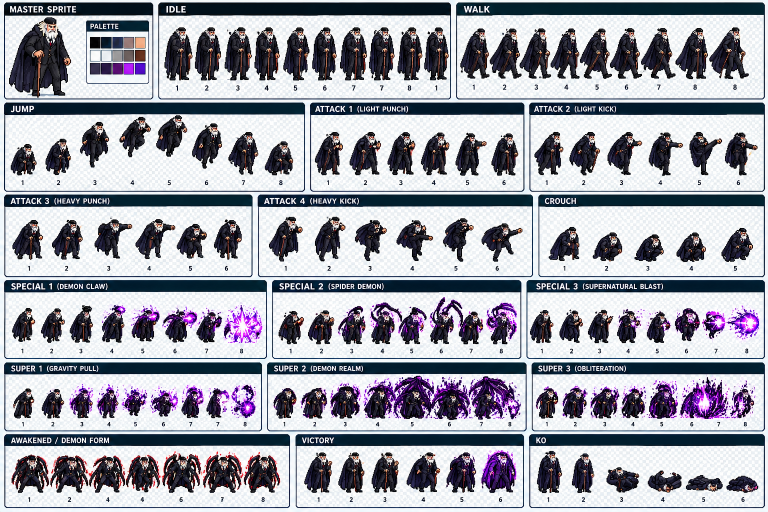
#> input picture ChatGPT Image Sep 13, 2026, 07_09_56 PM.png, 1536 x 1024 px (shown at 1/2 size)
$ python ingest_sprite.py --input '../ChatGPT Image Sep 13, 2026, 07_09_56 PM.png'
#> lines starting #> are read from the running program, lines starting #| are printed output that depends on the picture; after the words box and inside, x2 and y2 are one past the last pixel; in counts of white or black regions, pixels touching at a corner belong together
#> in main, src is the input picture: PIL image 1536x1024 RGB; mean R, G, B 160.5, 162.1, 171.5
#!/usr/bin/env python3
"""
ingest_sprite.py - Convert the user's Saturn sprite into the character's full
sprite set (body frames + effects), palettes, and manifest, then rebuild
Saturn.sff.

WHAT IT DOES
  * Loads a source image (single full-body render OR a sprite sheet).
  * Auto-removes a solid background if the image has no alpha (flood-fill from
    the borders), preserving transparency otherwise.
  * Detects single vs. sheet (aspect ratio / disconnected blobs) with manual
    --cols/--rows overrides.
  * Normalizes every frame onto the fixed body canvas (128x168, axis 64,160)
    so frames never jitter. Pixel art is NEVER upscaled with blurry
    interpolation (NEAREST for upscale, LANCZOS for downscale only).
  * Derives the full animation frame set from the supplied art. Frames that are
    simple transforms of the source (idle bob, crouch, jump, guard, hurt) are
    marked kind=derived. Attack/special frames add an original effect overlay
    and are marked placeholder=true so they can be replaced with real keyframes
    later. Nothing is silently fabricated.
  * Builds a 256-color indexed palette from the sprite + a fixed effect ramp,
    then three alternate palettes (gloom / void / elder).
  * Writes chars/Saturn/_build/sprites/{0_0..0_82,100_0..100_10}.png + manifest.json
    + preview.png, then calls tools/build_sff.py.

USAGE
    python3 tools/ingest_sprite.py --input path/to/saturn.png [options]

OPTIONS
    --input PATH      source sprite or sprite sheet (required)
    --mode auto|single|sheet   frame layout (default: auto)
    --cols N          grid columns for a sheet (overrides auto-detect)
    --rows N          grid rows for a sheet
    --canvas WxH      body canvas size (default 128x168)
    --axis X,Y        feet-center axis (default 64,160)
    --no-build        write sprites but do NOT rebuild Saturn.sff
    --preview         also write preview.png
"""

import argparse
import io
import json
import os
import sys

import numpy as np
from PIL import Image, ImageDraw

ROOT = os.path.dirname(os.path.dirname(os.path.abspath(__file__)))
OUT_DIR = os.path.join(ROOT, "chars", "Saturn", "_build", "sprites")
SFF_TOOL = os.path.join(ROOT, "tools", "build_sff.py")

# ---------------------------------------------------------------------------
# Canonical pose numbering (must match chars/Saturn/Saturn.air)
# ---------------------------------------------------------------------------
# Each entry: (group, index) -> recipe. Recipes:
#   "idle"  : base frame, untouched
#   "bob"   : base shifted down 1 px (breathing)
#   "walk_a": base leaned back  2 deg
#   "walk_b": base leaned fwd   2 deg
#   "crouch": base squashed vertically
#   "jump"  : base lifted
#   "fall"  : base dropped
#   "guard" : base leaned back 3 deg
#   "hurt"  : base leaned fwd + red tint
#   "hurt_c": squash + red tint
#   "lie"   : squash to a prone block (placeholder)
#   "atk"   : base leaned fwd + claw streak overlay (placeholder attack)
#   "atk_c" : crouch + claw overlay
#   "atk_a" : air (lifted) + claw overlay
#   "sp_orb" / "sp_ring" / "sp_beam" / "sp_burst" / "sp_field" : base + big fx
#   "aura"  : base + violet aura tint (awakened)
#   "trans" : base + bright aura
BODY_POSES = {
    (0, 0):   "idle",
    (0, 1):   "bob",
    (0, 2):   "walk_a",
    (0, 3):   "walk_b",
    (0, 4):   "crouch",
    (0, 5):   "jump",
    (0, 6):   "fall",
    (0, 8):   "guard",
    (0, 10):  "hurt",
    (0, 11):  "hurt_c",
    (0, 12):  "hurt",
    (0, 13):  "lie",
    (0, 20):  "atk",
    (0, 21):  "atk",
    (0, 22):  "atk",
    (0, 23):  "atk",
    (0, 24):  "atk",
    (0, 25):  "atk",
    (0, 26):  "atk",
    (0, 30):  "atk_c",
    (0, 31):  "atk_c",
    (0, 32):  "atk_c",
    (0, 40):  "atk_a",
    (0, 41):  "atk_a",
    (0, 42):  "atk_a",
    (0, 50):  "idle",
    (0, 51):  "idle",
    (0, 52):  "walk_a",
    (0, 60):  "sp_claw",
    (0, 61):  "sp_ring",
    (0, 62):  "sp_field",
    (0, 63):  "sp_burst",
    (0, 64):  "sp_burst",
    (0, 65):  "sp_claw",
    (0, 70):  "sp_beam",
    (0, 71):  "sp_claw",
    (0, 72):  "sp_field",
    (0, 73):  "sp_field",
    (0, 80):  "aura",
    (0, 81):  "aura",
    (0, 82):  "trans",
}

# Effect ramp indices (fixed tail of the 256-color palette). VFX are drawn using
# ONLY these colors so they survive palette quantization exactly.
FX_BASE = 200            # indices 200..255 are the effect ramp (56 colors)
FX_RAMP = [
    # white -> violet -> magenta -> red -> gold, used by the effect painters
    (255, 255, 255), (238, 236, 255), (214, 200, 255), (186, 160, 255),
    (160, 124, 255), (136, 92, 244), (118, 66, 226), (104, 48, 200),
    (92, 34, 168), (80, 24, 138), (66, 16, 108), (52, 10, 82),
    (255, 150, 150), (236, 96, 96), (206, 48, 52), (172, 28, 34),
    (140, 20, 26), (108, 14, 20), (255, 200, 110), (244, 170, 70),
    (222, 138, 44), (188, 106, 30), (152, 80, 22),
]


# ---------------------------------------------------------------------------
# Image helpers
# ---------------------------------------------------------------------------
def _resize(img, size):
    """NEAREST for upscale, LANCZOS for downscale (no blurry pixel art)."""
    w, h = size
    if w >= img.width and h >= img.height:
        return img.resize((w, h), Image.NEAREST)
    return img.resize((w, h), Image.LANCZOS)


def remove_background(img):
    """If the image has opaque borders, flood-fill a solid background to
    transparent. Returns an RGBA image."""
    img = img.convert("RGBA")
    a = np.array(img)
    if a[..., 3].min() > 0:
        # fully opaque: treat the border color as background
        bg = tuple(a[0, 0, :3])
#> bg = (237, 247, 251)
        img = img.convert("RGB")
        # build a mask of "close to bg" pixels via numpy
        rgb = np.array(img).astype(int)
        dist = np.abs(rgb - np.array(bg)).sum(axis=2)
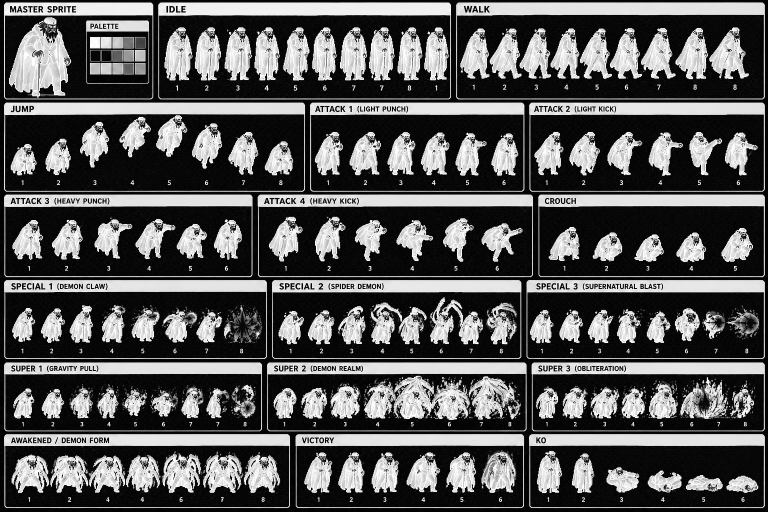
#> dist: shape (1024, 1536) int64 (shown at 1/2 size); min 0, max 735, mean 253.2; drawn with min black and max white
        mask = dist < 30
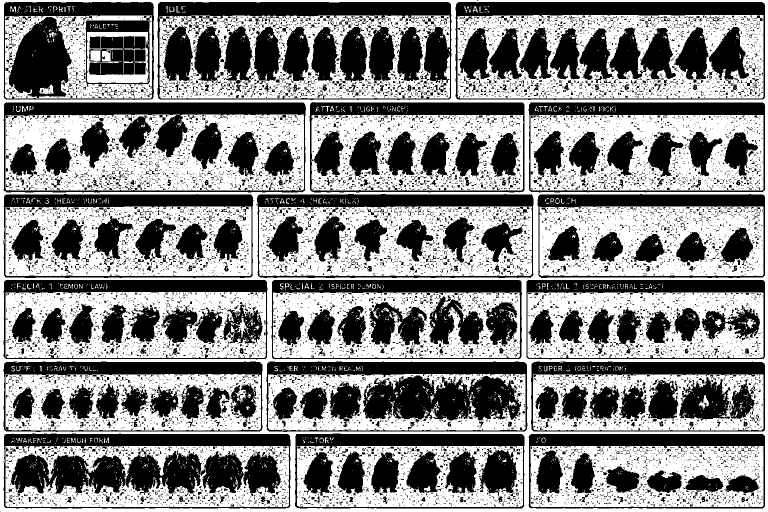
#> mask: shape (1024, 1536) bool (shown at 1/2 size); 52.2% white; 16411 black regions (15641 under 20 px), largest, box (x1, y1, x2, y2) and area: (315, 4, 903, 200) 22670, (20, 897, 404, 991) 21113, (7, 205, 612, 385) 20637
        out = np.array(img.convert("RGBA"))
        # flood fill from borders through the mask so interior bg-colored
        # pixels (e.g. between limbs) are preserved unless connected to border
        from collections import deque
        h, w = mask.shape
        seen = np.zeros((h, w), bool)
        dq = deque()
        for x in range(w):
            if mask[0, x] and not seen[0, x]:
                seen[0, x] = True; dq.append((0, x))
            if mask[h-1, x] and not seen[h-1, x]:
                seen[h-1, x] = True; dq.append((h-1, x))
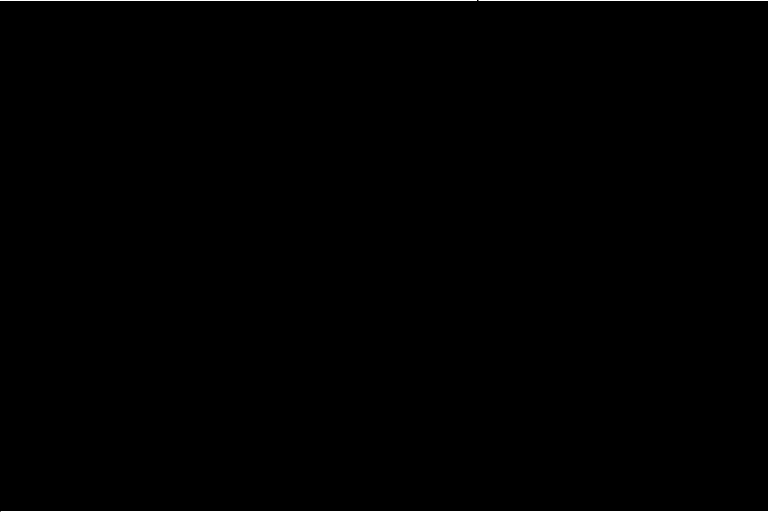
#> seen: shape (1024, 1536) bool (shown at 1/2 size); 0.2% white in thin lines or dots
        for y in range(h):
            if mask[y, 0] and not seen[y, 0]:
                seen[y, 0] = True; dq.append((y, 0))
            if mask[y, w-1] and not seen[y, w-1]:
                seen[y, w-1] = True; dq.append((y, w-1))
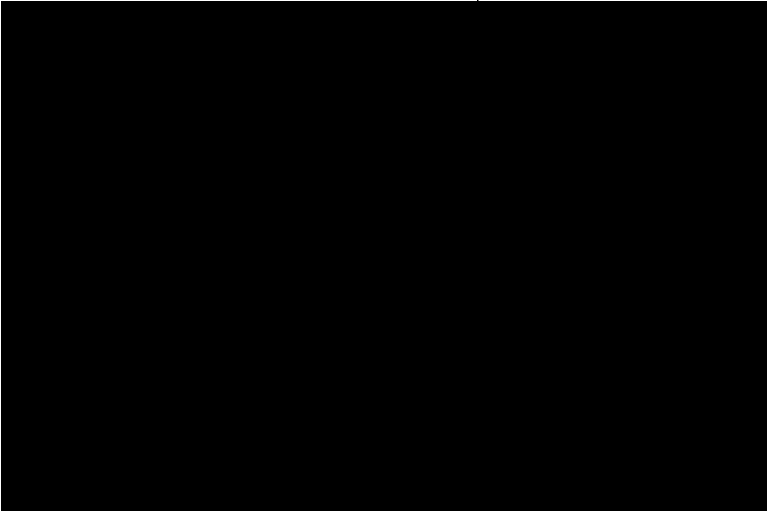
#> seen: shape (1024, 1536) bool (shown at 1/2 size); 0.33% white in thin lines or dots
        while dq:
            y, x = dq.popleft()
            for ny, nx in ((y-1, x), (y+1, x), (y, x-1), (y, x+1)):
                if 0 <= ny < h and 0 <= nx < w and mask[ny, nx] and not seen[ny, nx]:
                    seen[ny, nx] = True
                    dq.append((ny, nx))
#> this loop made 91613 passes
#> (y, x) on passes 1 to 3: (0, 0), (0, 1), (1023, 1)
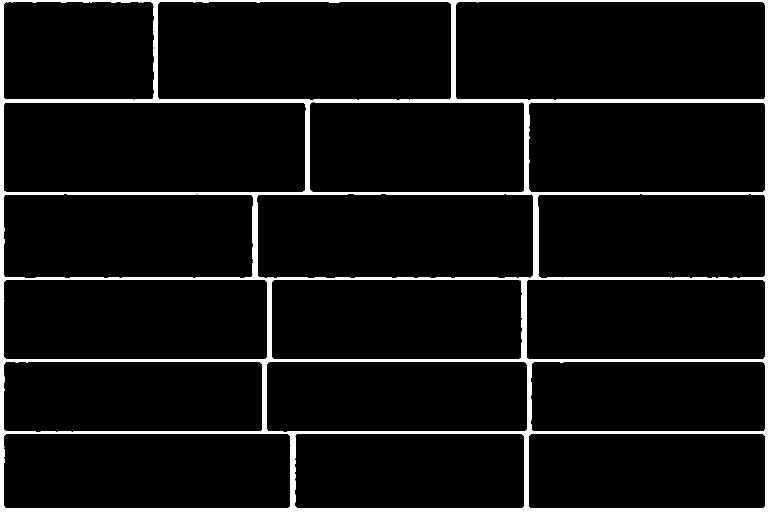
#> seen: shape (1024, 1536) bool (shown at 1/2 size); 5.8% white; 1 white region, box (x1, y1, x2, y2) and area: (0, 0, 1536, 1024) 91613
        out[seen, 3] = 0
#> out: shape (1024, 1536, 4); mean R, G, B, A 160.5, 162.1, 171.5, 240.1
        return Image.fromarray(out)
    return img


def content_bbox(img):
    a = np.array(img)
    if a.shape[-1] == 4:
        ys, xs = np.where(a[..., 3] > 8)
    else:
        ys, xs = np.where(a.any(axis=2))
    if len(xs) == 0:
        return (0, 0, img.width, img.height)
    return (xs.min(), ys.min(), xs.max() + 1, ys.max() + 1)


def trim(img, pad=2):
    x0, y0, x1, y1 = content_bbox(img)
    x0 = max(0, x0 - pad); y0 = max(0, y0 - pad)
    x1 = min(img.width, x1 + pad); y1 = min(img.height, y1 + pad)
    return img.crop((x0, y0, x1, y1))


# ---------------------------------------------------------------------------
# Palette construction
# ---------------------------------------------------------------------------
def build_palettes(base_rgba):
    """Returns (palette_pil, palettes) where palettes maps name -> 256-entry
    [r,g,b] lists and palette_pil is a PIL P-mode palette image (used to map
    RGBA sprites to indices)."""
    a = np.array(base_rgba)
    opaque = a[..., 3] > 128
    if not opaque.any():
        raise SystemExit("error: source sprite has no opaque pixels")
    colors = a[opaque][:, :3]
    # quantize to at most (FX_BASE - 1) colors so indices 0..199 hold body colors
    from PIL import Image as _I
    rgb_img = Image.fromarray(np.where(opaque[..., None], a[..., :3], 0).astype(np.uint8))
    q = rgb_img.quantize(colors=FX_BASE - 1, method=Image.MEDIANCUT, dither=Image.NONE)
    qpal = q.getpalette()
    ncols = len(qpal) // 3
    body_colors = [tuple(qpal[i*3:i*3+3]) for i in range(ncols)]

    full = [(0, 0, 0)] + body_colors
    while len(full) < FX_BASE:
        full.append((0, 0, 0))
    full += FX_RAMP
    while len(full) < 256:
        full.append((0, 0, 0))
    full = full[:256]

    # build a PIL palette image for mapping
    pal_bytes = bytearray()
    for r, g, b in full:
        pal_bytes += bytes((r, g, b))
    pal_img = Image.new("P", (1, 1))
    pal_img.putpalette(pal_bytes)

    # map helper: RGBA -> P index (transparent -> 0)
    body_lookup = {c: i + 1 for i, c in enumerate(body_colors)}
    fx_lookup = {c: FX_BASE + i for i, c in enumerate(FX_RAMP)}

    def to_indexed(rgba):
        arr = np.array(rgba)
        h, w = arr.shape[:2]
        idx = np.zeros((h, w), dtype=np.uint8)
        opaque = arr[..., 3] > 128
        rgb = arr[opaque][:, :3]
        keys = np.array(list(body_lookup.keys()) + list(fx_lookup.keys()), dtype=np.int32)
        vals = np.array(list(body_lookup.values()) + list(fx_lookup.values()), dtype=np.uint8)
        # nearest color match among known palette colors (exact for body quant
        # colors and FX ramp colors)
        if len(rgb):
            # vectorized nearest via distance
            dist = np.abs(keys[None, :, :].astype(np.int32) - rgb[:, None, :].astype(np.int32)).sum(axis=2)
            mapped = vals[np.argmin(dist, axis=1)]
            idx[opaque] = mapped
        return Image.fromarray(idx, mode="P"), pal_img

    # recolor helper
    def recolor(transform):
        out = list(full)
        for i in range(1, FX_BASE):
            out[i] = transform(out[i])
        return out

    palettes = {
        "default": full,
        "gloom": recolor(lambda c: (int(c[0]*0.7), int(c[1]*0.72), int(c[2]*0.85))),
        "void": recolor(lambda c: (min(255, int(c[0]*0.85 + 18)), int(c[1]*0.65), min(255, int(c[2]*1.15)))),
        "elder": recolor(lambda c: (min(255, int(c[0]*1.10)), int(c[1]*0.95), int(c[2]*0.7))),
    }
    return to_indexed, pal_img, palettes


# ---------------------------------------------------------------------------
# Transform recipes (operate on RGBA; final save maps through the palette)
# ---------------------------------------------------------------------------
def _tint(img, mul):
    a = np.array(img)
    out = a.copy()
    out[..., :3] = (out[..., :3].astype(np.int32) * np.array(mul) // 255).astype(np.uint8)
    return Image.fromarray(out)


def _lean(img, deg):
    return img.rotate(-deg, resample=Image.NEAREST, expand=True)


def _squash(img, factor):
    w, h = img.size
    return img.resize((w, max(1, int(h * factor))), Image.NEAREST)


def _lift(img, dy):
    w, h = img.size
    out = Image.new("RGBA", (w, h + abs(dy) * 2), (0, 0, 0, 0))
    out.paste(img, (0, abs(dy) * 2 + dy if dy < 0 else dy))
    return out


def _draw_streak(img, color, dx=0, dy=0):
    """Overlay 3 claw streaks pointing right (attack direction)."""
    d = ImageDraw.Draw(img)
    w, h = img.size
    cx = int(w * 0.62) + dx
    cy = int(h * 0.42) + dy
    for i, ln in enumerate((int(w*0.30), int(w*0.24), int(w*0.18))):
        d.line([cx, cy, cx + ln, cy - int(ln*0.45) - i*8], fill=color + (255,), width=3 + i)
    return img


def _draw_ring(img, color, r=None):
    d = ImageDraw.Draw(img)
    w, h = img.size
    cx, cy = int(w*0.5), int(h*0.62)
    r = r or int(w*0.34)
    d.ellipse([cx-r, cy-r//2, cx+r, cy+r//2], outline=color + (255,), width=4)
    return img


def _draw_orb(img, color, r=None):
    d = ImageDraw.Draw(img)
    w, h = img.size
    cx, cy = int(w*0.5), int(h*0.35)
    r = r or int(w*0.20)
    d.ellipse([cx-r, cy-r, cx+r, cy+r], fill=color + (200,))
    return img


def _draw_beam(img, color):
    d = ImageDraw.Draw(img)
    w, h = img.size
    d.polygon([(int(w*0.4), int(h*0.30)), (w, int(h*0.40)),
               (w, int(h*0.46)), (int(w*0.4), int(h*0.36))], fill=color + (220,))
    return img


# ---------------------------------------------------------------------------
# Frame derivation
# ---------------------------------------------------------------------------
def derive_frame(base, recipe):
    """Apply a recipe transform to the base RGBA sprite; returns RGBA + label."""
    if recipe == "idle":
        return base, "derived"
    if recipe == "bob":
        return _lift(base, 1), "derived"
    if recipe == "walk_a":
        return _lean(base, -2), "derived"
    if recipe == "walk_b":
        return _lean(base, 2), "derived"
    if recipe == "crouch":
        return _squash(base, 0.78), "derived"
    if recipe == "jump":
        return _lift(base, -4), "derived"
    if recipe == "fall":
        return _lift(base, 3), "derived"
    if recipe == "guard":
        return _lean(base, -3), "derived"
    if recipe == "hurt":
        return _tint(_lean(base, 4), (255, 200, 200)), "derived"
    if recipe == "hurt_c":
        return _tint(_squash(base, 0.78), (255, 200, 200)), "derived"
    if recipe == "lie":
        return _squash(base, 0.32), "placeholder"
    if recipe == "atk":
        return _draw_streak(_lean(base, 5), (214, 200, 255)), "placeholder"
    if recipe == "atk_c":
        return _draw_streak(_squash(base, 0.8), (214, 200, 255)), "placeholder"
    if recipe == "atk_a":
        return _draw_streak(_lift(base, -4), (214, 200, 255)), "placeholder"
    if recipe == "sp_claw":
        return _draw_streak(_lean(base, 6), (255, 150, 150)), "placeholder"
    if recipe == "sp_ring":
        return _draw_ring(base, (214, 200, 255)), "placeholder"
    if recipe == "sp_field":
        return _draw_orb(base, (160, 124, 255)), "placeholder"
    if recipe == "sp_burst":
        return _draw_ring(base, (214, 200, 255), r=None), "placeholder"
    if recipe == "sp_beam":
        return _draw_beam(base, (214, 200, 255)), "placeholder"
    if recipe == "aura":
        return _tint(base, (200, 180, 255)), "derived"
    if recipe == "trans":
        return _tint(base, (255, 230, 200)), "derived"
    return base, "derived"


def make_vfx():
    """Generate the 11 effect sprites (group 100) in the effect-ramp colors."""
    specs = {
        0: ("streak", 96, 96),
        1: ("orb", 64, 64),
        2: ("ring", 128, 64),
        3: ("impact", 96, 96),
        4: ("aura", 96, 96),
        5: ("smoke", 64, 64),
        6: ("beam", 128, 64),
        7: ("spark", 32, 32),
        8: ("field", 96, 128),
        9: ("eyeflash", 32, 32),
        10: ("flash", 8, 8),
    }
    out = {}
    for idx, (kind, w, h) in specs.items():
        img = Image.new("RGBA", (w, h), (0, 0, 0, 0))
        d = ImageDraw.Draw(img)
        c = (214, 200, 255)
        if kind == "streak":
            d.line([0, h, w, 0], fill=c + (255,), width=6)
            d.line([0, h//2, w//2, 0], fill=(255, 150, 150) + (255,), width=4)
        elif kind == "orb":
            r = w // 2 - 4
            d.ellipse([4, 4, w-4, h-4], fill=(92, 34, 168) + (230,))
            d.ellipse([w//4, h//4, 3*w//4, 3*h//4], fill=(160, 124, 255) + (255,))
        elif kind == "ring":
            d.ellipse([2, h//2-2, w-2, h//2+2], outline=c + (255,), width=3)
            d.ellipse([w//4, 4, 3*w//4, h-4], outline=(136, 92, 244) + (255,), width=2)
        elif kind == "impact":
            d.ellipse([0, 0, w, h], outline=(255, 255, 255) + (255,), width=4)
            d.ellipse([w//4, h//4, 3*w//4, 3*h//4], fill=(255, 200, 110) + (200,))
        elif kind == "aura":
            d.ellipse([0, 0, w, h], outline=c + (255,), width=3)
            d.ellipse([w//6, h//6, 5*w//6, 5*h//6], outline=(136, 92, 244) + (255,), width=2)
        elif kind == "smoke":
            for i in range(5):
                d.ellipse([i*8, h//2 - 4 - i*2, i*8 + 16, h//2 + 12], fill=(80, 24, 138) + (180,))
        elif kind == "beam":
            d.polygon([(0, h//2 - 4), (w, 0), (w, h), (0, h//2 + 4)], fill=c + (220,))
            d.polygon([(0, h//2 - 2), (w, 0), (w, h), (0, h//2 + 2)], fill=(255, 255, 255) + (255,))
        elif kind == "spark":
            d.line([0, 0, w, h], fill=(255, 255, 255) + (255,), width=2)
            d.line([0, h, w, 0], fill=(255, 200, 110) + (255,), width=2)
        elif kind == "field":
            d.ellipse([0, 0, w, h], outline=c + (255,), width=4)
            d.ellipse([w//4, h//4, 3*w//4, 3*h//4], outline=(136, 92, 244) + (255,), width=3)
        elif kind == "eyeflash":
            d.ellipse([2, 2, w-2, h-2], fill=(255, 150, 150) + (255,))
        elif kind == "flash":
            d.rectangle([0, 0, w, h], fill=(255, 255, 255) + (255,))
        out[idx] = img
    return out


# ---------------------------------------------------------------------------
# Sheet detection / splitting
# ---------------------------------------------------------------------------
def detect_cells(img, cols=None, rows=None):
    """Split a sprite sheet into cells. Returns list of RGBA images."""
    img = remove_background(img)
    if cols and rows:
        w, h = img.size
        cw, ch = w // cols, h // rows
        return [img.crop((x*cw, y*ch, x*cw+cw, y*ch+ch)) for y in range(rows) for x in range(cols)]
    # auto: find columns via vertical whitespace between blobs
    a = np.array(img)
    alpha = a[..., 3] > 8
#> (the rest of the program and of its run is left out)
